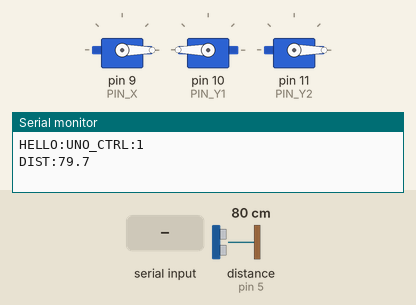
Simulated run of this sketch. Board: Arduino Uno, built with avr-gcc and run on an emulated ATmega328P. On the bench: 3 × servo, the last lines printed to the serial monitor. Wiring (inferred from the names in the program): ultrasonic range finder: trigger pin 4; echo pin 5. The inputs (shaded band) are chosen by the test bench; at power-on: distance to the obstacle (sensor on pin 5) 80 cm. The echo pulse lasts 58.3 µs per cm.

Above: at 1.2 s.
1.3 s: "G\n" received over Serial
At 2.5 s:
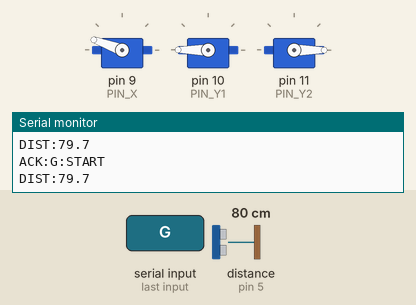
At 6.2 s:
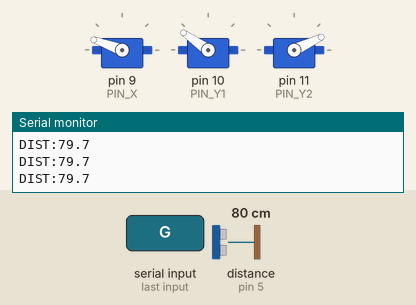
8.9 s: "P\n" received over Serial
At 9.5 s:
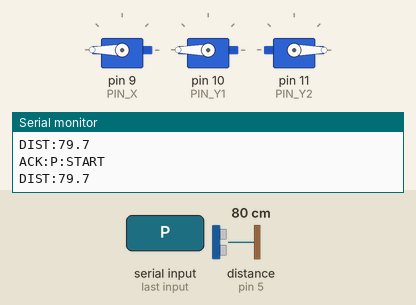
Timing chart, 0 to 16.5 s (numbered marks = the images above; inputs shaded):
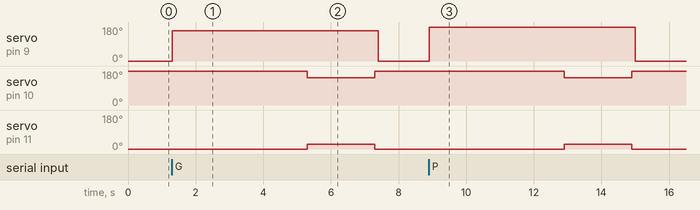

The sketch:

uno_controller.ino
```cpp
/*
 * SMART RECYCLE — Arduino UNO 제어 펌웨어 (uno_controller v1)
 *
 * trush.ino 를 기반으로 만든 버전. 핀 번호·서보 각도·동작 순서·명령 문자는 trush.ino 와 '동일'하다.
 * (원본 trush.ino 는 저장소 루트에 그대로 있다)
 *
 * 추가된 것
 *  1) 응답(ACK)  : 명령마다 ACK:<c>:START → ACK:<c>:DONE, 동작 중 새 명령은 ACK:<c>:BUSY 로 거부
 *  2) 거리 보고  : DIST:<cm> (1초마다) / 측정 실패 시 DIST:ERR   — 적재율 계산은 PC/서버가 한다
 *  3) 비상 정지  : 'S' → 즉시 대기 자세로 복귀, ACK:S:DONE
 *  4) 논블로킹   : delay() 대신 millis() 상태 머신 → 동작 중에도 센서·명령 처리
 *  5) 같은 줄을 USB Serial(카메라 PC)과 SoftwareSerial D3(ESP32)로 함께 보낸다
 *  6) 'G','M','P','L','S' 외의 바이트(개행, 'C:L:3' 같은 문자열 포함)는 '한 글자 명령'으로 오인하지 않도록
 *     줄 단위로 받아 '한 글자짜리 줄'만 명령으로 처리한다. (trush.ino 의 'C:L:3' 오동작 방지)
 *     단, 개행 없이 한 글자만 보내는 기존 방식도 50ms 후 처리한다.
 *
 * 보드: Arduino UNO R3 · 서보 SG90 ×3 (X=D9, Y1=D10, Y2=D11) · HC-SR04 ×1 (TRIG=D4, ECHO=D5)
 * 서보 전원은 별도 5V(MB102 등), GND 공통. 배선 확인 전에는 업로드/구동하지 않는다.
 */
#include <Servo.h>
#include <SoftwareSerial.h>

#define FW_NAME "UNO_CTRL"
#define FW_VERSION "1"

SoftwareSerial espSerial(2, 3);  // D2 RX, D3 TX → ESP32 GPIO16 (분압 필수)

Servo servoX, servoY1, servoY2;
const int PIN_X = 9, PIN_Y1 = 10, PIN_Y2 = 11;

// trush.ino 와 동일한 각도
const int ANGLE_X_REST = 0;
const int ANGLE_X_PLASTIC = 30;
const int ANGLE_X_METAL = 145;
const int ANGLE_X_GLASS = 160;
const int ANGLE_X_PAPER = 180;
const int Y1_FLAT = 180, Y2_FLAT = 0;
const int Y1_DROP = 145, Y2_DROP = 25;

// trush.ino 와 동일한 시간 (X 회전 대기 4000ms, 기울임 2000ms, 복귀 100ms)
const unsigned long T_ROTATE = 4000, T_DROP = 2000, T_RETURN = 100;

const int TRIG_PIN = 4, ECHO_PIN = 5;
const unsigned long DIST_INTERVAL = 1000;

enum Phase { IDLE, ROTATING, DROPPING, RETURNING };
Phase phase = IDLE;
char activeCmd = 0;
unsigned long phaseStart = 0, lastDist = 0;

char lineBuf[16];
byte lineLen = 0;
unsigned long lastByteAt = 0;

void emit(const String &s) {
  Serial.println(s);
  espSerial.println(s);
}

void resetAllServos() {
  servoX.write(ANGLE_X_REST);
  servoY1.write(Y1_FLAT);
  servoY2.write(Y2_FLAT);
}

int angleFor(char c) {
  switch (c) {
    case 'G': return ANGLE_X_GLASS;
    case 'M': return ANGLE_X_METAL;
    case 'P': return ANGLE_X_PAPER;
    case 'L': return ANGLE_X_PLASTIC;
    default: return -1;
  }
}

void handleCommand(char c) {
  if (c == 'S') {  // 비상 정지 → 대기 자세
    resetAllServos();
    if (phase != IDLE) emit(String("ACK:") + activeCmd + ":ABORTED");
    phase = IDLE;
    activeCmd = 0;
    emit("ACK:S:DONE");
    return;
  }
  if (c == '?') {
    emit(String("HELLO:") + FW_NAME + ":" + FW_VERSION);
    return;
  }
  int a = angleFor(c);
  if (a < 0) return;  // 알 수 없는 명령은 무시
  if (phase != IDLE) {
    emit(String("ACK:") + c + ":BUSY");
    return;
  }
  activeCmd = c;
  servoX.write(a);
  phase = ROTATING;
  phaseStart = millis();
  emit(String("ACK:") + c + ":START");
}

void readCommands() {
  while (Serial.available() > 0) {
    char b = Serial.read();
    lastByteAt = millis();
    if (b == '\n' || b == '\r') {
      if (lineLen == 1) handleCommand(lineBuf[0]);
      lineLen = 0;
    } else if (lineLen < sizeof(lineBuf) - 1) {
      lineBuf[lineLen++] = b;
    } else {
      lineLen = 0;  // 너무 긴 줄은 버림
    }
  }
  // 개행 없이 한 글자만 온 경우 (기존 yolo_arduino.py 방식)
  if (lineLen == 1 && millis() - lastByteAt > 50) {
    handleCommand(lineBuf[0]);
    lineLen = 0;
  } else if (lineLen > 1 && millis() - lastByteAt > 200) {
    lineLen = 0;  // 'C:L:3' 처럼 개행 없는 긴 문자열 → 무시
  }
}

void stepMotion() {
  unsigned long el = millis() - phaseStart;
  switch (phase) {
    case ROTATING:
      if (el >= T_ROTATE) {
        servoY1.write(Y1_DROP);
        servoY2.write(Y2_DROP);
        phase = DROPPING;
        phaseStart = millis();
      }
      break;
    case DROPPING:
      if (el >= T_DROP) {
        servoY1.write(Y1_FLAT);
        servoY2.write(Y2_FLAT);
        phase = RETURNING;
        phaseStart = millis();
      }
      break;
    case RETURNING:
      if (el >= T_RETURN) {
        servoX.write(ANGLE_X_REST);
        phase = IDLE;
        emit(String("ACK:") + activeCmd + ":DONE");
        activeCmd = 0;
        lastDist = 0;  // 투입 직후 바로 측정 (trush.ino 와 같은 의도)
      }
      break;
    default:
      break;
  }
}

void reportDistance() {
  if (millis() - lastDist < DIST_INTERVAL) return;
  lastDist = millis();
  digitalWrite(TRIG_PIN, LOW);
  delayMicroseconds(2);
  digitalWrite(TRIG_PIN, HIGH);
  delayMicroseconds(10);
  digitalWrite(TRIG_PIN, LOW);
  unsigned long dur = pulseIn(ECHO_PIN, HIGH, 30000UL);  // 최대 30ms (약 5m)
  if (dur == 0) {
    emit("DIST:ERR");
    return;
  }
  float cm = dur * 0.0343 / 2.0;
  emit(String("DIST:") + String(cm, 1));
}

void setup() {
  Serial.begin(9600);
  espSerial.begin(9600);
  servoX.attach(PIN_X);
  servoY1.attach(PIN_Y1);
  servoY2.attach(PIN_Y2);
  pinMode(TRIG_PIN, OUTPUT);
  pinMode(ECHO_PIN, INPUT);
  resetAllServos();
  emit(String("HELLO:") + FW_NAME + ":" + FW_VERSION);
}

void loop() {
  readCommands();
  stepMotion();
  reportDistance();
}
```

Measured:
- after the input at 1.3 s, servo on pin 9 (PIN_X): 0° → 160° at once, → 0° 6.1 s later; servo on pin 10 (PIN_Y1): 180° → 145° after 4.0 s, → 180° 2.0 s later; servo on pin 11 (PIN_Y2): 0° → 25° after 4.0 s, → 0° 2.0 s later
- after the input at 8.9 s, servo on pin 9 (PIN_X): 0° → 180° at once, → 0° 6.1 s later; servo on pin 10 (PIN_Y1): 180° → 145° after 4.0 s, → 180° 2.0 s later; servo on pin 11 (PIN_Y2): 0° → 25° after 4.0 s, → 0° 2.0 s later
